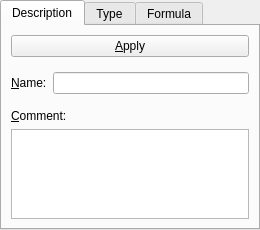
<ui version="4.0" >
 <class>ControlTabs</class>
 <widget class="QWidget" name="ControlTabs" >
  <property name="geometry" >
   <rect>
    <x>0</x>
    <y>0</y>
    <width>260</width>
    <height>230</height>
   </rect>
  </property>
  <property name="sizePolicy" >
   <sizepolicy vsizetype="MinimumExpanding" hsizetype="Minimum" >
    <horstretch>0</horstretch>
    <verstretch>0</verstretch>
   </sizepolicy>
  </property>
  <property name="minimumSize" >
   <size>
    <width>260</width>
    <height>230</height>
   </size>
  </property>
  <property name="windowTitle" >
   <string>Control Tabs</string>
  </property>
  <layout class="QHBoxLayout" >
   <property name="leftMargin" >
    <number>0</number>
   </property>
   <property name="topMargin" >
    <number>0</number>
   </property>
   <property name="rightMargin" >
    <number>0</number>
   </property>
   <property name="bottomMargin" >
    <number>0</number>
   </property>
   <item>
    <widget class="QTabWidget" name="tab_widget" >
     <property name="sizePolicy" >
      <sizepolicy vsizetype="Expanding" hsizetype="Minimum" >
       <horstretch>0</horstretch>
       <verstretch>0</verstretch>
      </sizepolicy>
     </property>
     <property name="minimumSize" >
      <size>
       <width>260</width>
       <height>230</height>
      </size>
     </property>
     <property name="tabPosition" >
      <enum>QTabWidget::North</enum>
     </property>
     <property name="currentIndex" >
      <number>0</number>
     </property>
     <widget class="QWidget" name="description_tab" >
      <attribute name="title" >
       <string>Description</string>
      </attribute>
      <layout class="QVBoxLayout" >
       <item>
        <widget class="QPushButton" name="button_set_description" >
         <property name="text" >
          <string>&amp;Apply</string>
         </property>
        </widget>
       </item>
       <item>
        <widget class="QWidget" native="1" name="widget" >
         <layout class="QHBoxLayout" >
          <property name="leftMargin" >
           <number>0</number>
          </property>
          <property name="rightMargin" >
           <number>0</number>
          </property>
          <item>
           <widget class="QLabel" name="name_label" >
            <property name="text" >
             <string>&amp;Name:</string>
            </property>
            <property name="textFormat" >
             <enum>Qt::PlainText</enum>
            </property>
            <property name="buddy" >
             <cstring>name_edit</cstring>
            </property>
           </widget>
          </item>
          <item>
           <widget class="QLineEdit" name="name_edit" />
          </item>
         </layout>
        </widget>
       </item>
       <item>
        <widget class="QLabel" name="comment_label" >
         <property name="text" >
          <string>&amp;Comment:</string>
         </property>
         <property name="textFormat" >
          <enum>Qt::PlainText</enum>
         </property>
         <property name="buddy" >
          <cstring>comment_box</cstring>
         </property>
        </widget>
       </item>
       <item>
        <widget class="QTextEdit" name="comment_box" >
         <property name="minimumSize" >
          <size>
           <width>60</width>
           <height>10</height>
          </size>
         </property>
        </widget>
       </item>
      </layout>
     </widget>
     <widget class="QWidget" name="format_tab" >
      <attribute name="title" >
       <string>Type</string>
      </attribute>
      <layout class="QGridLayout" >
       <item row="0" column="0" colspan="2" >
        <widget class="QPushButton" name="button_set_type" >
         <property name="sizePolicy" >
          <sizepolicy vsizetype="Fixed" hsizetype="Expanding" >
           <horstretch>0</horstretch>
           <verstretch>0</verstretch>
          </sizepolicy>
         </property>
         <property name="toolTip" >
          <string>&lt;html>&lt;head>&lt;meta name="qrichtext" content="1" />&lt;style type="text/css">
p, li { white-space: pre-wrap; }
&lt;/style>&lt;/head>&lt;body style=" font-family:'Sans Serif'; font-size:9pt; font-weight:400; font-style:normal;">
&lt;p style=" margin-top:0px; margin-bottom:0px; margin-left:0px; margin-right:0px; -qt-block-indent:0; text-indent:0px;">Apply new type and format to all selected columns&lt;/p>&lt;/body>&lt;/html></string>
         </property>
         <property name="text" >
          <string>&amp;Apply</string>
         </property>
        </widget>
       </item>
       <item row="1" column="0" >
        <widget class="QLabel" name="type_label" >
         <property name="text" >
          <string>&amp;Type:</string>
         </property>
         <property name="buddy" >
          <cstring>type_box</cstring>
         </property>
        </widget>
       </item>
       <item row="1" column="1" >
        <widget class="QComboBox" name="type_box" >
         <property name="sizePolicy" >
          <sizepolicy vsizetype="Fixed" hsizetype="Expanding" >
           <horstretch>0</horstretch>
           <verstretch>0</verstretch>
          </sizepolicy>
         </property>
         <property name="minimumSize" >
          <size>
           <width>120</width>
           <height>0</height>
          </size>
         </property>
         <property name="toolTip" >
          <string>&lt;html>&lt;head>&lt;meta name="qrichtext" content="1" />&lt;style type="text/css">
p, li { white-space: pre-wrap; }
&lt;/style>&lt;/head>&lt;body style=" font-family:'Sans Serif'; font-size:9pt; font-weight:400; font-style:normal;">
&lt;p style=" margin-top:0px; margin-bottom:0px; margin-left:0px; margin-right:0px; -qt-block-indent:0; text-indent:0px;">Select the column type&lt;/p>&lt;/body>&lt;/html></string>
         </property>
        </widget>
       </item>
       <item row="2" column="0" >
        <widget class="QLabel" name="format_label" >
         <property name="text" >
          <string>&amp;Format:</string>
         </property>
         <property name="buddy" >
          <cstring>format_box</cstring>
         </property>
        </widget>
       </item>
       <item row="2" column="1" >
        <widget class="QComboBox" name="format_box" >
         <property name="sizePolicy" >
          <sizepolicy vsizetype="Fixed" hsizetype="Expanding" >
           <horstretch>0</horstretch>
           <verstretch>0</verstretch>
          </sizepolicy>
         </property>
         <property name="minimumSize" >
          <size>
           <width>120</width>
           <height>0</height>
          </size>
         </property>
         <property name="toolTip" >
          <string>&lt;html>&lt;head>&lt;meta name="qrichtext" content="1" />&lt;style type="text/css">
p, li { white-space: pre-wrap; }
&lt;/style>&lt;/head>&lt;body style=" font-family:'Sans Serif'; font-size:9pt; font-weight:400; font-style:normal;">
&lt;p style=" margin-top:0px; margin-bottom:0px; margin-left:0px; margin-right:0px; -qt-block-indent:0; text-indent:0px;">Choose the display format&lt;/p>&lt;/body>&lt;/html></string>
         </property>
        </widget>
       </item>
       <item row="3" column="0" >
        <widget class="QLabel" name="digits_label" >
         <property name="text" >
          <string>&amp;Decimal Digits:</string>
         </property>
         <property name="buddy" >
          <cstring>digits_box</cstring>
         </property>
        </widget>
       </item>
       <item row="3" column="1" >
        <widget class="QSpinBox" name="digits_box" >
         <property name="toolTip" >
          <string>&lt;html>&lt;head>&lt;meta name="qrichtext" content="1" />&lt;style type="text/css">
p, li { white-space: pre-wrap; }
&lt;/style>&lt;/head>&lt;body style=" font-family:'Sans Serif'; font-size:9pt; font-weight:400; font-style:normal;">
&lt;p style=" margin-top:0px; margin-bottom:0px; margin-left:0px; margin-right:0px; -qt-block-indent:0; text-indent:0px;">Enter the number of displayed decimal digits&lt;/p>&lt;/body>&lt;/html></string>
         </property>
         <property name="maximum" >
          <number>16</number>
         </property>
         <property name="value" >
          <number>6</number>
         </property>
        </widget>
       </item>
       <item row="4" column="0" colspan="2" >
        <widget class="QTextEdit" name="type_info" >
         <property name="sizePolicy" >
          <sizepolicy vsizetype="Expanding" hsizetype="Expanding" >
           <horstretch>0</horstretch>
           <verstretch>0</verstretch>
          </sizepolicy>
         </property>
         <property name="minimumSize" >
          <size>
           <width>60</width>
           <height>10</height>
          </size>
         </property>
         <property name="palette" >
          <palette>
           <active>
            <colorrole role="Base" >
             <brush brushstyle="SolidPattern" >
              <color alpha="255" >
               <red>182</red>
               <green>182</green>
               <blue>182</blue>
              </color>
             </brush>
            </colorrole>
           </active>
           <inactive>
            <colorrole role="Base" >
             <brush brushstyle="SolidPattern" >
              <color alpha="255" >
               <red>182</red>
               <green>182</green>
               <blue>182</blue>
              </color>
             </brush>
            </colorrole>
           </inactive>
           <disabled>
            <colorrole role="Base" >
             <brush brushstyle="SolidPattern" >
              <color alpha="255" >
               <red>255</red>
               <green>255</green>
               <blue>255</blue>
              </color>
             </brush>
            </colorrole>
           </disabled>
          </palette>
         </property>
         <property name="toolTip" >
          <string>&lt;html>&lt;head>&lt;meta name="qrichtext" content="1" />&lt;style type="text/css">
p, li { white-space: pre-wrap; }
&lt;/style>&lt;/head>&lt;body style=" font-family:'Sans Serif'; font-size:9pt; font-weight:400; font-style:normal;">
&lt;p style=" margin-top:0px; margin-bottom:0px; margin-left:0px; margin-right:0px; -qt-block-indent:0; text-indent:0px;">Information about the selected type and format&lt;/p>&lt;/body>&lt;/html></string>
         </property>
         <property name="undoRedoEnabled" >
          <bool>false</bool>
         </property>
         <property name="readOnly" >
          <bool>true</bool>
         </property>
        </widget>
       </item>
      </layout>
     </widget>
     <widget class="QWidget" name="formula_tab" >
      <attribute name="title" >
       <string>Formula</string>
      </attribute>
      <layout class="QGridLayout" >
       <item row="0" column="0" >
        <widget class="QLabel" name="formula_label" >
         <property name="text" >
          <string>&amp;Formula:</string>
         </property>
         <property name="buddy" >
          <cstring>formula_box</cstring>
         </property>
        </widget>
       </item>
       <item row="0" column="1" colspan="2" >
        <widget class="QPushButton" name="set_formula_button" >
         <property name="toolTip" >
          <string>&lt;html>&lt;head>&lt;meta name="qrichtext" content="1" />&lt;style type="text/css">
p, li { white-space: pre-wrap; }
&lt;/style>&lt;/head>&lt;body style=" font-family:'Sans Serif'; font-size:9pt; font-weight:400; font-style:normal;">
&lt;p style=" margin-top:0px; margin-bottom:0px; margin-left:0px; margin-right:0px; -qt-block-indent:0; text-indent:0px;">Apply the formula to all selected cells&lt;/p>&lt;/body>&lt;/html></string>
         </property>
         <property name="text" >
          <string>&amp;Apply</string>
         </property>
        </widget>
       </item>
       <item row="1" column="0" colspan="3" >
        <widget class="QTextEdit" name="formula_box" >
         <property name="minimumSize" >
          <size>
           <width>60</width>
           <height>10</height>
          </size>
         </property>
         <property name="acceptRichText" >
          <bool>false</bool>
         </property>
        </widget>
       </item>
       <item row="2" column="0" colspan="2" >
        <widget class="QComboBox" name="add_function_combobox" >
         <property name="minimumSize" >
          <size>
           <width>120</width>
           <height>0</height>
          </size>
         </property>
         <property name="toolTip" >
          <string>&lt;html>&lt;head>&lt;meta name="qrichtext" content="1" />&lt;style type="text/css">
p, li { white-space: pre-wrap; }
&lt;/style>&lt;/head>&lt;body style=" font-family:'Sans Serif'; font-size:9pt; font-weight:400; font-style:normal;">
&lt;p style=" margin-top:0px; margin-bottom:0px; margin-left:0px; margin-right:0px; -qt-block-indent:0; text-indent:0px;">Select a column reference to insert into the formula&lt;/p>&lt;/body>&lt;/html></string>
         </property>
        </widget>
       </item>
       <item row="2" column="2" >
        <widget class="QPushButton" name="add_column_button" >
         <property name="toolTip" >
          <string>&lt;html>&lt;head>&lt;meta name="qrichtext" content="1" />&lt;style type="text/css">
p, li { white-space: pre-wrap; }
&lt;/style>&lt;/head>&lt;body style=" font-family:'Sans Serif'; font-size:9pt; font-weight:400; font-style:normal;">
&lt;p style=" margin-top:0px; margin-bottom:0px; margin-left:0px; margin-right:0px; -qt-block-indent:0; text-indent:0px;">Insert the column reference into the formula&lt;/p>&lt;/body>&lt;/html></string>
         </property>
         <property name="text" >
          <string>Add</string>
         </property>
        </widget>
       </item>
       <item row="3" column="0" colspan="2" >
        <widget class="QComboBox" name="add_reference_combobox" >
         <property name="minimumSize" >
          <size>
           <width>120</width>
           <height>0</height>
          </size>
         </property>
         <property name="toolTip" >
          <string>&lt;html>&lt;head>&lt;meta name="qrichtext" content="1" />&lt;style type="text/css">
p, li { white-space: pre-wrap; }
&lt;/style>&lt;/head>&lt;body style=" font-family:'Sans Serif'; font-size:9pt; font-weight:400; font-style:normal;">
&lt;p style=" margin-top:0px; margin-bottom:0px; margin-left:0px; margin-right:0px; -qt-block-indent:0; text-indent:0px;">Select a function to insert into the formula&lt;/p>&lt;/body>&lt;/html></string>
         </property>
        </widget>
       </item>
       <item row="3" column="2" >
        <widget class="QPushButton" name="add_function_button" >
         <property name="toolTip" >
          <string>&lt;html>&lt;head>&lt;meta name="qrichtext" content="1" />&lt;style type="text/css">
p, li { white-space: pre-wrap; }
&lt;/style>&lt;/head>&lt;body style=" font-family:'Sans Serif'; font-size:9pt; font-weight:400; font-style:normal;">
&lt;p style=" margin-top:0px; margin-bottom:0px; margin-left:0px; margin-right:0px; -qt-block-indent:0; text-indent:0px;">Inset the function into the formula&lt;/p>&lt;/body>&lt;/html></string>
         </property>
         <property name="text" >
          <string>Add</string>
         </property>
        </widget>
       </item>
      </layout>
     </widget>
    </widget>
   </item>
  </layout>
 </widget>
 <resources/>
 <connections/>
</ui>
